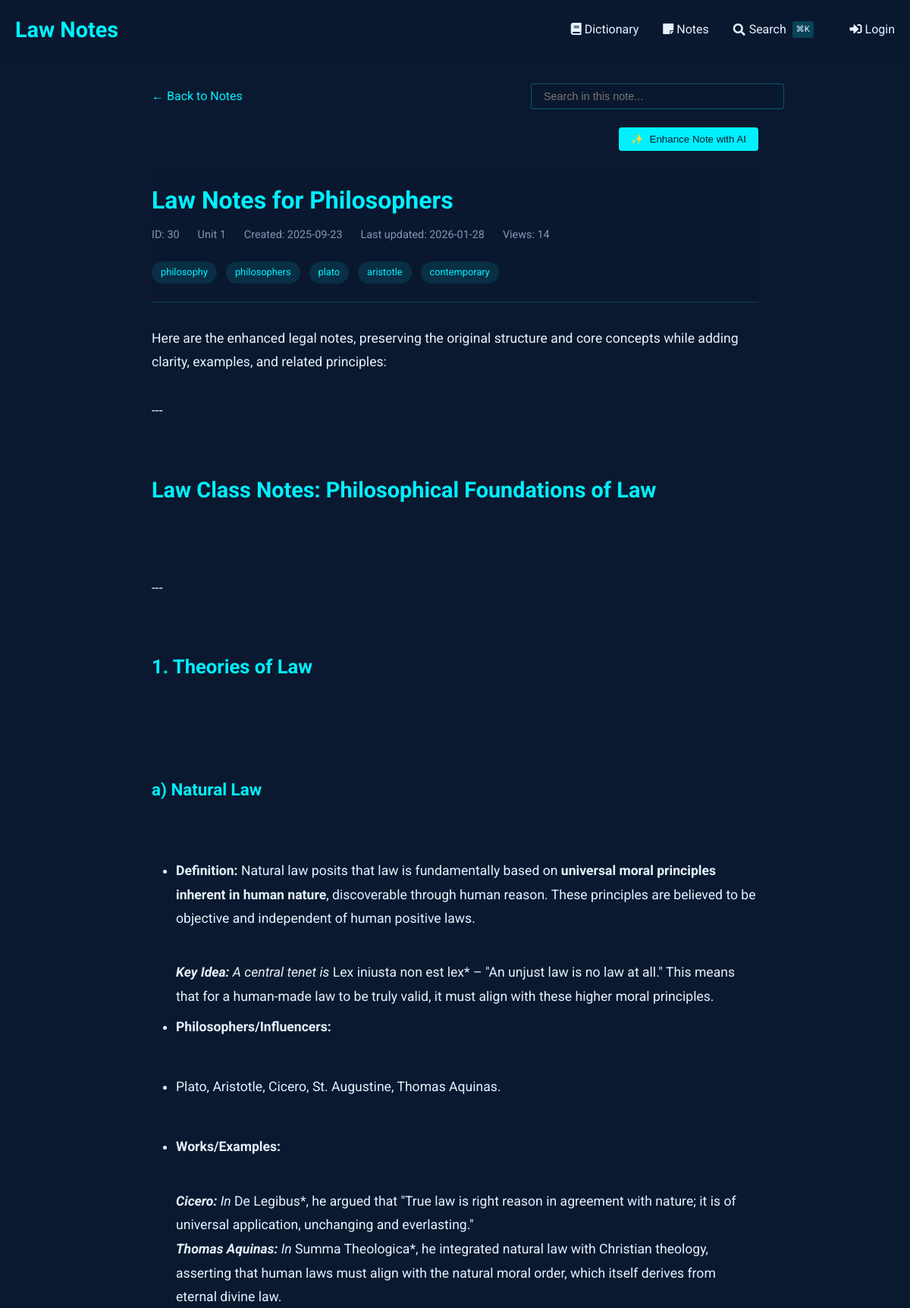
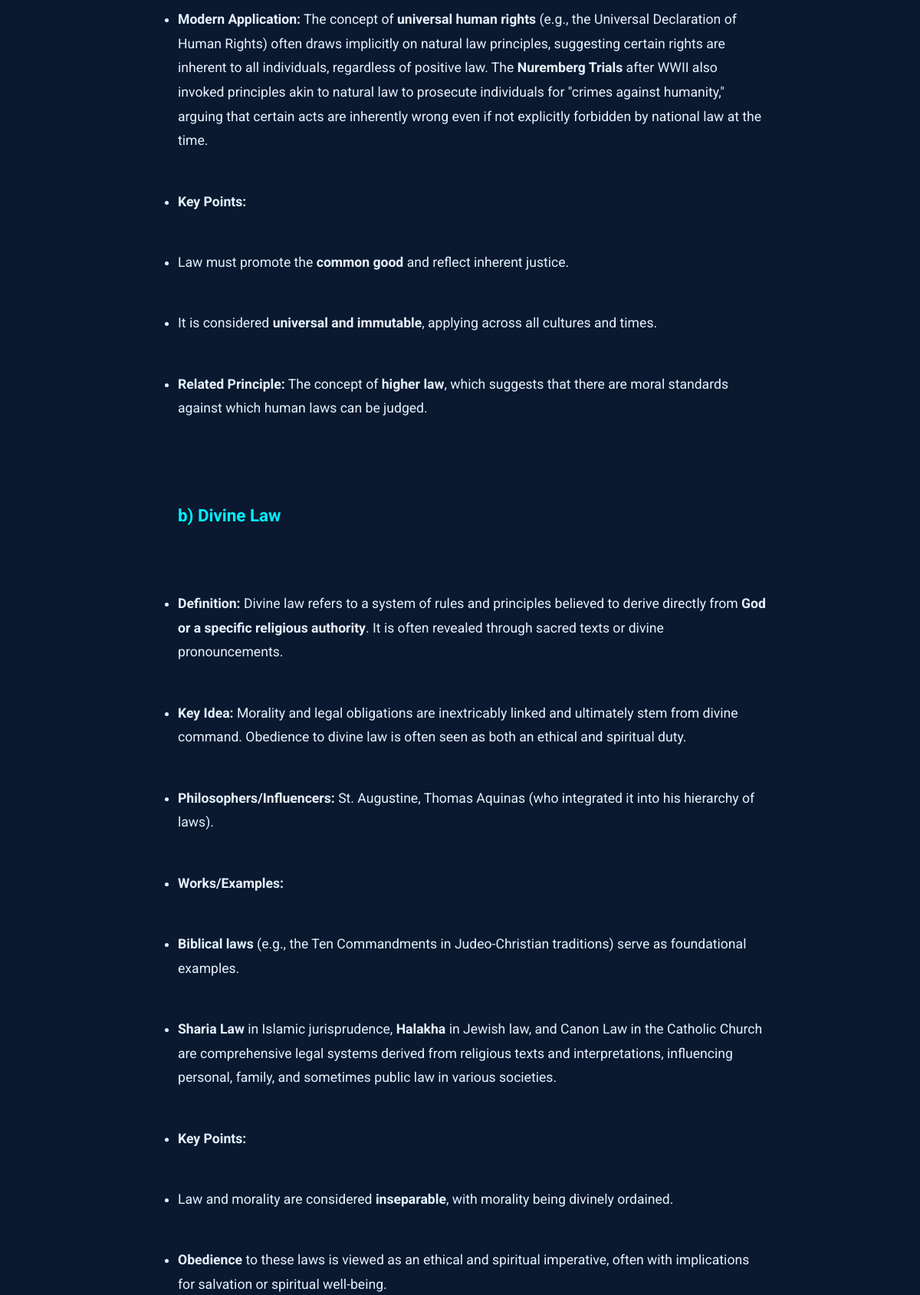
The page /notes/view/30 (upper part) on the database its author committed (2 pictures, top to bottom).
### tables this page shows
CREATE TABLE notes (
    id INTEGER PRIMARY KEY AUTOINCREMENT,
    title TEXT NOT NULL,                -- short title for the note
    content TEXT NOT NULL,              -- the full note text
    unit_number INTEGER,                -- optional: to group with course units
    tags TEXT,                          -- comma-separated or JSON for filtering/search
    related_entries TEXT,               -- store glossary ids (e.g., "1,4,5") for cross-linking
    created_at TIMESTAMP DEFAULT CURRENT_TIMESTAMP,
    last_updated TIMESTAMP DEFAULT CURRENT_TIMESTAMP,
    views INTEGER DEFAULT 0,            -- track popularity
    is_favorite BOOLEAN DEFAULT 0,      -- quick flag for starred notes
    comments TEXT                       -- optional: your own thoughts or annotations
, has_worksheet BOOLEAN DEFAULT 0);

### notes_routes.py (the view)
@notes_bp.route('/view/<int:note_id>')
def view_note(note_id):
    db = SQL("sqlite:///notes.db")
    note = db.execute("""
        SELECT *,
               strftime('%Y-%m-%d', created_at) as created_date,
               strftime('%Y-%m-%d', last_updated) as last_updated
        FROM notes
        WHERE id = :id
    """, id=note_id)
    if not note:
        abort(404)
    note = note[0]
    db.execute("""
        UPDATE notes
        SET views = COALESCE(views, 0) + 1
        WHERE id = :id
    """, id=note_id)
    content = note['content']
    content = re.sub(r'^# (.*?)$', r'<h1>\1</h1>', content, flags=re.MULTILINE)
    content = re.sub(r'^## (.*?)$', r'<h2>\1</h2>', content, flags=re.MULTILINE)
    content = re.sub(r'^### (.*?)$', r'<h3>\1</h3>', content, flags=re.MULTILINE)
    content = re.sub(r'\*\*(.*?)\*\*', r'<strong>\1</strong>', content)
    content = re.sub(r'\*(.*?)\*', r'<em>\1</em>', content)
    content = re.sub(r'^\s*[-*] (.*?)$', r'<li>\1</li>', content, flags=re.MULTILINE)
    content = re.sub(r'(<li>.*</li>)', r'<ul>\1</ul>', content, flags=re.DOTALL)
    content = re.sub(r'^> (.*?)$', r'<blockquote>\1</blockquote>', content, flags=re.MULTILINE)
    content = content.replace('\n', '<br>')
    content = re.sub(
        r'<aside>\s*💡\s*(.*?)\s*</aside>',
        r'<div class="callout"><div class="callout-emoji">💡</div><div class="callout-content">\1</div></div>',
        content,
        flags=re.DOTALL
    )
    sections = re.split(r'(<h[1-3]>.*?</h[1-3]>)', content)
    processed_sections = []
    for i, section in enumerate(sections):
        if section.startswith('<h'):
            processed_sections.append(section)
        elif section.strip():
            if not any(tag in section for tag in ['<p>', '<ul>', '<ol>', '<blockquote>', '<div class="callout">']):
                section = f'<p>{section}</p>'
            processed_sections.append(section)
    processed_content = '\n'.join(processed_sections)
    related_entries = []
    if note.get('related_entries'):
        entry_ids = [int(id_str.strip()) for id_str in note['related_entries'].split(',') if id_str.strip().isdigit()]
        if entry_ids:
            dict_db = SQL("sqlite:///dictionary.db")
            related_entries = dict_db.execute("""
                SELECT id, word_phrase
                FROM entries
                WHERE id IN ({})
            """.format(','.join(['?'] * len(entry_ids))), *entry_ids)
    worksheet_images = []
    if note.get('has_worksheet'):
        worksheet_images = get_worksheet_images(note_id)
    return render_template('notes/view.html',
                         note=note,
                         content=processed_content,
                         related_entries=related_entries,
                         worksheet_images=worksheet_images)

### sql.py (called while the page is built, shortened)
def _enable_logging(f):
    import logging
    import functools
    import os
    @functools.wraps(f)
    def decorator(*args, **kwargs):
        try:
            import flask
        except ModuleNotFoundError:
            return f(*args, **kwargs)
        disabled = logging.getLogger("cs50").disabled
        if flask.current_app and os.getenv("FLASK_ENV") == "development":
            logging.getLogger("cs50").disabled = False
        try:
            return f(*args, **kwargs)
        finally:
            logging.getLogger("cs50").disabled = disabled
    return decorator

def _parse_placeholder(token):
    import re
    import sqlparse
    if (
        not isinstance(token, sqlparse.sql.Token)
        or token.ttype != sqlparse.tokens.Name.Placeholder
    ):
        raise TypeError()
    if token.value == "?":
        return "qmark", None
    matches = re.search(r"^:([1-9]\d*)$", token.value)
    if matches:
        return "numeric", int(matches.group(1)) - 1
    matches = re.search(r"^:([a-zA-Z]\w*)$", token.value)
    if matches:
        return "named", matches.group(1)

    def __del__(self):
        self._disconnect()

    def _disconnect(self):
        if hasattr(_data, self._name()):
            getattr(_data, self._name()).close()
            delattr(_data, self._name())

    def _name(self):
        return str(hash(self))

        def connect(dbapi_connection, connection_record):
            try:
                if isinstance(
                    dbapi_connection, sqlite3.Connection
                ):  # If back end is sqlite
                    cursor = dbapi_connection.cursor()
                    cursor.execute("PRAGMA foreign_keys=ON")
                    cursor.close()
            except:
                pass

### templates/notes/view.html (shortened to what this page needs)
{% extends "notes/base.html" %}
{% block content %}
<div class="container" style="max-width: 800px; margin: 0 auto;">
    <div style="margin-bottom: 1.5rem; display: flex; justify-content: space-between; align-items: center; flex-wrap: wrap; gap: 1rem;">
        <a href="{{ url_for('notes.index') }}" style="color: var(--primary); text-decoration: none; display: inline-flex; align-items: center;">
            ← Back to Notes
        </a>
        <div class="search-container" style="position: relative; max-width: 300px; width: 100%;">
            <input type="text" id="noteSearch" placeholder="Search in this note..."
                   style="width: 100%; padding: 0.5rem 1rem; background: rgba(10, 25, 47, 0.7);
                          border: 1px solid rgba(0, 240, 255, 0.3); border-radius: 4px;
                          color: #e6f1ff; font-size: 0.9rem;">
        </div>
    </div>
    <div id="enhanceControls" style="margin-bottom: 1.5rem; display: flex; justify-content: flex-end; gap: 1rem;">
        <button id="enhanceNoteBtn" class="btn btn-primary" style="background: var(--primary); color: #0a192f; border: none; padding: 0.5rem 1rem; border-radius: 4px; cursor: pointer; font-weight: 500; display: flex; align-items: center; gap: 0.5rem;">
            <span id="enhanceIcon">✨</span> Enhance Note with AI
        </button>
    </div>
    <article class="note">
        <header class="note-header">
            <h1 class="note-title">
                {{ note.title }}
            </h1>
            <div class="note-meta">
                <span>ID: {{ note.id }}</span>
                {% if note.unit_number %}
                <span>Unit {{ note.unit_number }}</span>
                {% endif %}
                <span>Created: {{ note.created_date }}</span>
                <span>Last updated: {{ note.last_updated }}</span>
                <span>Views: {{ note.views or 0 }}</span>
            </div>
            {% if note.tags %}
            <div class="note-tags" style="margin-top: 1rem;">
                {% for tag in note.tags.split(',') %}
                    <span class="tag">{{ tag.strip() }}</span>
                {% endfor %}
            </div>
            {% endif %}
        </header>
        <div class="note-content">
            {{ content|safe }}
        </div>
    </article>
</div>
{% endblock %}

### templates/dictionary/base.html (style rules this page uses)
:root { --primary: #00f0ff; --bg-dark: #0a192f; --text: #e6f1ff; --success: #2ecc71; --error: #e74c3c; }
body { font-family: 'Roboto', sans-serif; background-color: var(--bg-dark); color: var(--text); line-height: 1.6; margin: 0; padding: 0; }
.container { max-width: 1200px; margin: 0 auto; padding: 0 20px; }
header { background: rgba(10, 25, 47, 0.9); padding: 1rem 0; }
.btn { display: inline-block; padding: 0.6rem 1.5rem; background: var(--primary); color: #000; border: none; border-radius: 4px; cursor: pointer; text-decoration: none; font-weight: 500; transition: all 0.3s; }

### templates/notes/view.html (style rules this page uses)
.note-header { margin-bottom: 2rem; padding-bottom: 1rem; border-bottom: 1px solid rgba(0, 240, 255, 0.2); }
.note-title { color: var(--primary); margin: 0 0 0.5rem 0; font-size: 2rem; font-weight: 700; }
.note-meta { display: flex; gap: 1.5rem; color: #8892b0; font-size: 0.9rem; margin-bottom: 1.5rem; }
.note-content { font-size: 1.1rem; line-height: 1.8; color: #e6f1ff; }
.note-content h1, .note-content h2, .note-content h3, .note-content h4, .note-content h5, .note-content h6 { color: var(--primary); margin-top: 2rem; margin-bottom: 1rem; }
.note-content h1 { font-size: 1.8rem; }
.note-content h2 { font-size: 1.6rem; }
.note-content h3 { font-size: 1.4rem; }
.note-content p { margin: 1.5rem 0; }
.note-content ul, .note-content ol { margin: 1.5rem 0; padding-left: 2rem; }
.note-content li { margin: 0.5rem 0; }
.tag { display: inline-block; background: rgba(0, 240, 255, 0.1); color: var(--primary); padding: 0.25rem 0.75rem; border-radius: 20px; font-size: 0.8rem; margin-right: 0.5rem; margin-bottom: 0.5rem; }

### rows shown on the page
notes: title "Law Notes for Philosophers", id "30", unit_number "1", views "14"

### other values the page prints
{{ note.created_date }} "2025-09-23"
{{ note.last_updated }} "2026-01-28"
{{ tag.strip() }} "philosophy" "philosophers" "plato" "aristotle" "contemporary"
